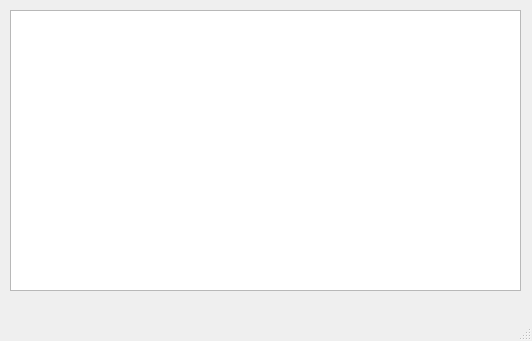
<?xml version="1.0" encoding="UTF-8"?>
<ui version="4.0">
 <class>MainWindow</class>
 <widget class="QMainWindow" name="MainWindow">
  <property name="geometry">
   <rect>
    <x>0</x>
    <y>0</y>
    <width>532</width>
    <height>341</height>
   </rect>
  </property>
  <property name="windowTitle">
   <string>MainWindow</string>
  </property>
  <widget class="QWidget" name="centralwidget">
   <widget class="QTableWidget" name="tableWidget">
    <property name="geometry">
     <rect>
      <x>10</x>
      <y>10</y>
      <width>511</width>
      <height>281</height>
     </rect>
    </property>
   </widget>
  </widget>
  <widget class="QMenuBar" name="menubar">
   <property name="geometry">
    <rect>
     <x>0</x>
     <y>0</y>
     <width>532</width>
     <height>21</height>
    </rect>
   </property>
  </widget>
  <widget class="QStatusBar" name="statusbar"/>
 </widget>
 <resources/>
 <connections/>
</ui>
